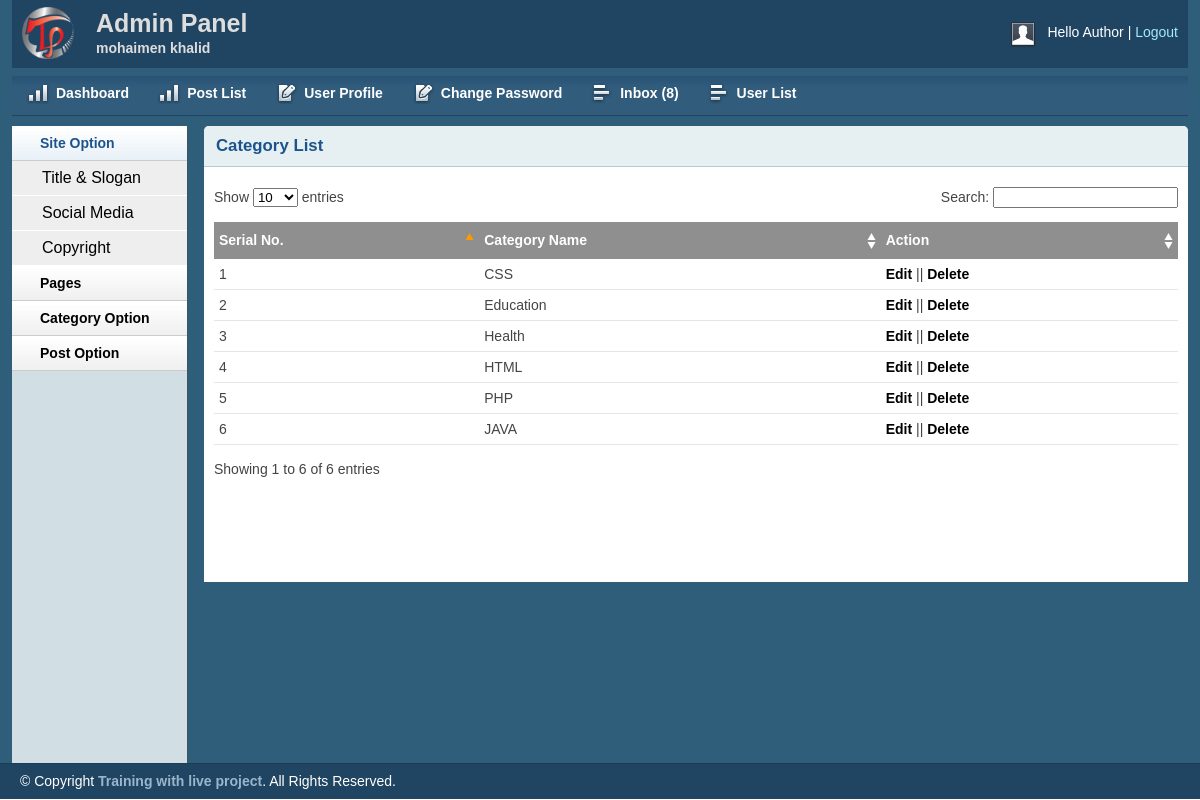
/admin/catlist.php (signed in), run on the app's committed database.
### tables this page shows
CREATE TABLE `tbl_category` (
  `id` int(11) NOT NULL,
  `name` varchar(50) NOT NULL
);

### lib/Database.php (called while the page is built, shortened)
<?php
Class Database{
	public $host   = DB_HOST;
	public $user   = DB_USER;
	public $pass   = DB_PASS;
	public $dbname = DB_NAME;
	public $link;
	private function connectDB(){
	$this->link = new mysqli($this->host, $this->user, $this->pass, $this->dbname);
 }
	public function select($query){
		$result = $this->link->query($query) or die($this->link->error.__LINE__);
		if($result->num_rows > 0){
			return $result;
		} else {
			return false;
		}
	}
}

### admin/catlist.php (the view, shortened to what this page needs)
<?php include 'inc/header.php'; ?>
<?php include 'inc/sidebar.php'; ?>
        <div class="grid_10">
            <div class="box round first grid">
                <h2>Category List</h2>
                <div class="block">
                    <table class="data display datatable" id="example">
					<thead>
						<tr>
							<th>Serial No.</th>
							<th>Category Name</th>
							<th>Action</th>
						</tr>
					</thead>
					<tbody>
						<?php
						$query = "SELECT * FROM tbl_category ORDER BY id DESC ";
						$category = $db->select($query);
						if ($category) {
							$i= 0;
							while ($result = $category->fetch_assoc()) {
								$i++;
						?>
						<tr class="odd gradeX"">
							<td><?php echo $i; ?></td>
							<td><?php echo $result['name']; ?></td>
							<td><a  href="editcat.php?catid=<?php echo $result['id']; ?>">Edit</a> || <a onclick="return confirm('Are you sure to delete!');" href="?delcat=<?php echo $result['id']; ?>">Delete</a></td>
						</tr>
						<?php } } ?>
					</tbody>
				</table>
               </div>
            </div>
        </div>
       <?php include 'inc/footer.php'; ?>

### admin/css/layout.css (style rules this page uses)
body { background: #fff none repeat scroll 0 0; color: #444; font-size: 14px; padding: 0; }
a { color: #000; font-weight:bold; text-decoration: none; }
h1, h2, h3, h4, h5, h6 { line-height:1.2em; margin-bottom:.3em; }
h2 { margin-top:1em; }
.box { background:#fff; margin-bottom:20px; padding:10px 10px 10px 10px; margin-left:-8px; }
.box.grid { padding-bottom:40px; }
.box.round { -moz-border-radius: 5px 5px 0px 0px; -webkit-border-radius: 5px 5px 0px 0px; border-radius: 5px 5px 0px 0px; }
.box h2 { font-size:1.2em; font-weight:bold; color:#1B548D; background:#E6F0F3; margin:-10px -10px 0 -10px; padding:10px 12px; border-bottom:1px solid #B3CBD6; -moz-border-radius: 5px 5px 0px 0px; -webkit-border-radius: 5px 5px 0px 0px; border-radius: 5px 5px 0px 0px; }
.box.first { min-height: 406px; }
.block { padding-top:20px; }
.block { padding-bottom:1px; }
table.display { margin: 0 auto; clear: both; width: 100%; }
.sorting_asc { background: #8f8f8f url(../img/table/sort_asc.png) no-repeat center right; padding:8px 5px; text-align:left; color:#fff; }
.sorting { background:#8f8f8f url(../img/table/sort_both.png) no-repeat center right; padding:8px 5px; text-align:left; color:#fff; }
tr.odd { height: 30px; line-height: 30px; border-bottom:1px solid #e6e6e6; }
tr.even { height: 30px; line-height: 30px; border-bottom:1px solid #e6e6e6; }
tr.odd td, tr.even td { padding-left:5px; }

### data on the page
tbl_category: name "CSS"
tbl_category: name "Education"
tbl_category: name "Health"
tbl_category: name "HTML"
tbl_category: name "PHP"
tbl_category: name "JAVA"

### other printed values
$usrnamee "Author"
$count "8"
